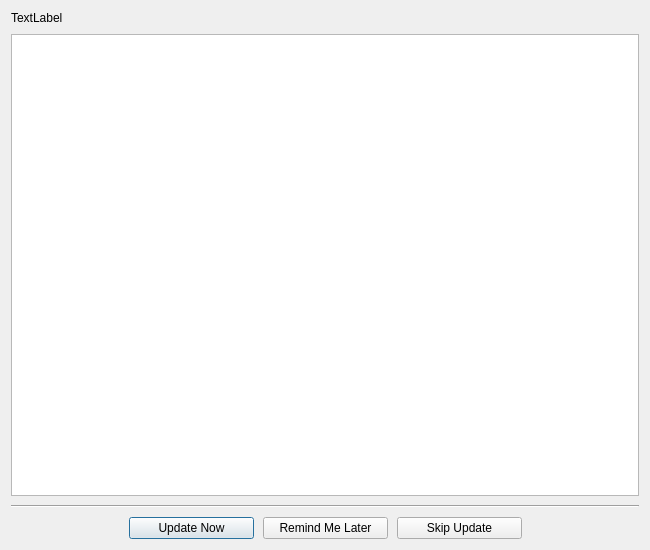
<?xml version="1.0" encoding="UTF-8"?>
<ui version="4.0">
 <class>UpdateDialog</class>
 <widget class="QDialog" name="UpdateDialog">
  <property name="geometry">
   <rect>
    <x>0</x>
    <y>0</y>
    <width>650</width>
    <height>550</height>
   </rect>
  </property>
  <property name="windowTitle">
   <string>Vura Updater</string>
  </property>
  <property name="windowIcon">
   <iconset resource="vura.qrc">
    <normaloff>:/img/images/vura.png</normaloff>:/img/images/vura.png</iconset>
  </property>
  <layout class="QVBoxLayout" name="verticalLayout">
   <property name="spacing">
    <number>9</number>
   </property>
   <item>
    <widget class="QLabel" name="label">
     <property name="text">
      <string>TextLabel</string>
     </property>
    </widget>
   </item>
   <item>
    <widget class="QTextBrowser" name="text"/>
   </item>
   <item>
    <widget class="Line" name="line">
     <property name="orientation">
      <enum>Qt::Orientation::Horizontal</enum>
     </property>
    </widget>
   </item>
   <item>
    <layout class="QHBoxLayout" name="horizontalLayout">
     <property name="spacing">
      <number>9</number>
     </property>
     <property name="bottomMargin">
      <number>0</number>
     </property>
     <item>
      <spacer name="horizontalSpacer_2">
       <property name="orientation">
        <enum>Qt::Orientation::Horizontal</enum>
       </property>
       <property name="sizeHint" stdset="0">
        <size>
         <width>40</width>
         <height>20</height>
        </size>
       </property>
      </spacer>
     </item>
     <item>
      <widget class="QPushButton" name="nowButton">
       <property name="minimumSize">
        <size>
         <width>125</width>
         <height>0</height>
        </size>
       </property>
       <property name="text">
        <string>Update Now</string>
       </property>
       <property name="default">
        <bool>true</bool>
       </property>
      </widget>
     </item>
     <item>
      <widget class="QPushButton" name="remindButton">
       <property name="minimumSize">
        <size>
         <width>125</width>
         <height>0</height>
        </size>
       </property>
       <property name="text">
        <string>Remind Me Later</string>
       </property>
      </widget>
     </item>
     <item>
      <widget class="QPushButton" name="skipButton">
       <property name="minimumSize">
        <size>
         <width>125</width>
         <height>0</height>
        </size>
       </property>
       <property name="text">
        <string>Skip Update</string>
       </property>
      </widget>
     </item>
     <item>
      <spacer name="horizontalSpacer">
       <property name="orientation">
        <enum>Qt::Orientation::Horizontal</enum>
       </property>
       <property name="sizeHint" stdset="0">
        <size>
         <width>40</width>
         <height>20</height>
        </size>
       </property>
      </spacer>
     </item>
    </layout>
   </item>
  </layout>
 </widget>
 <resources>
  <include location="vura.qrc"/>
 </resources>
 <connections/>
</ui>
